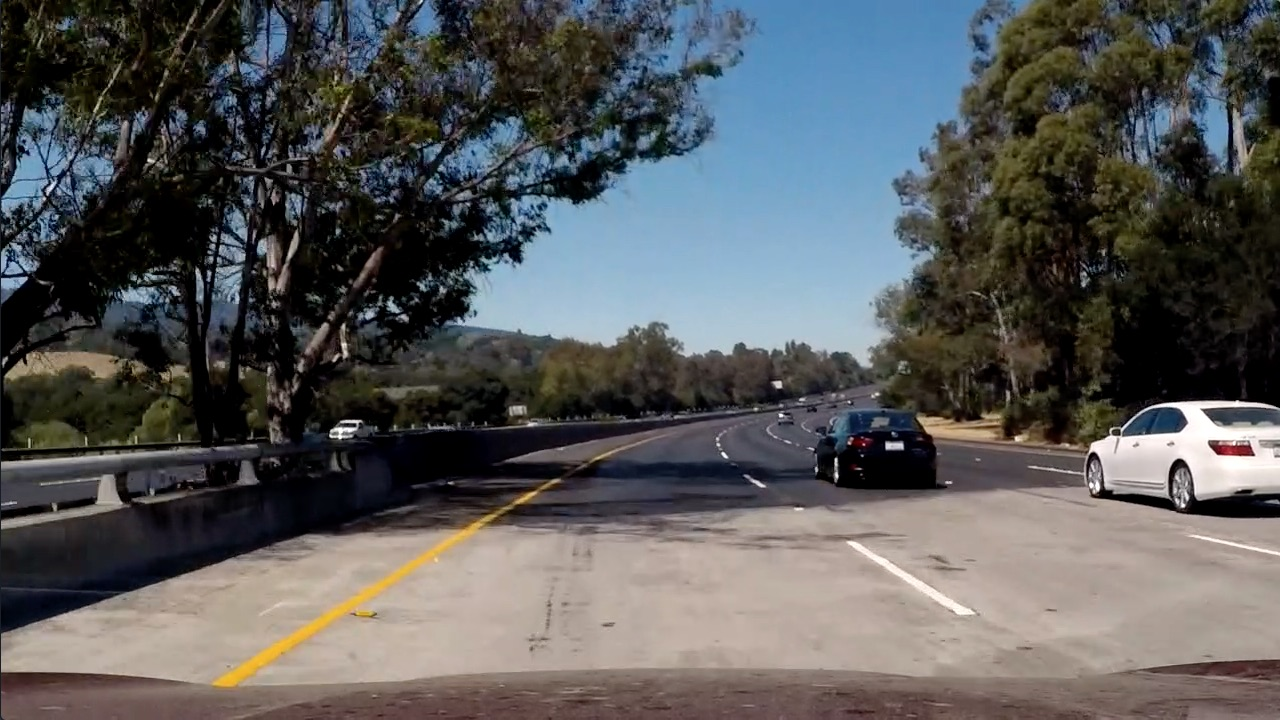
#> input picture Advanced Computer Vision/CarND-Advanced-Lane-Lines-master/test_images/test5.jpg, 1280 x 720 px
$ jupyter execute thresholding_test.ipynb   (shell and % lines are left out)   (older library calls are emulated)
#> lines starting #> are read from the running program, lines starting #| are printed output that depends on the picture
[cell 1]
import pickle
import numpy as np
import cv2
import matplotlib.pyplot as plt
import matplotlib.image as mpimg

image = mpimg.imread('../test_images/test5.jpg')
#> image is the input picture: shape (720, 1280, 3); mean R, G, B 88.5, 89.3, 89.8

[cell 2]
img = np.copy(image)
color_threshold=(170,255)
gradient_threshold=(20,100)
# Convert to HSV color space and separate the V channel
gray = cv2.cvtColor(img, cv2.COLOR_RGB2GRAY)
hsv = cv2.cvtColor(img, cv2.COLOR_RGB2HSV)
#> hsv: shape (720, 1280, 3); mean H, S, V 55.5, 83.8, 101.8
s_channel = hsv[:,:,1]
v_channel = hsv[:,:,2]
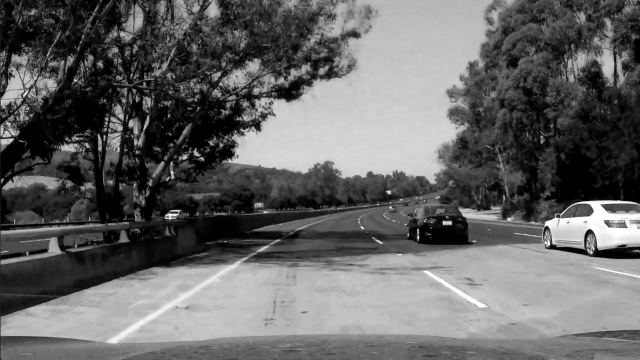
#> v_channel: shape (720, 1280) (shown at 1/2 size); min 0, max 255, mean 101.8

# Sobel x
sobelx = cv2.Sobel(v_channel, cv2.CV_64F, 1, 0, ksize=5) # Take the derivative in x
sobely = cv2.Sobel(v_channel, cv2.CV_64F, 0, 1, ksize=5)
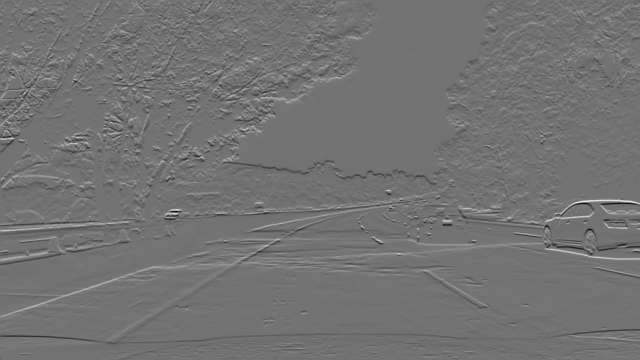
#> sobely: shape (720, 1280) float64 (shown at 1/2 size); min -9768, max 11808, mean 1.2; drawn with min black and max white
abs_sobelx = np.absolute(sobelx) # Absolute x derivative to accentuate lines away from horizontal
scaled_sobel = np.uint8(255*abs_sobelx/np.max(abs_sobelx))

# Threshold x gradient
gradient_binary = np.zeros_like(scaled_sobel)
gradient_binary[(scaled_sobel >= gradient_threshold[0]) & (scaled_sobel <= gradient_threshold[1])] = 1
plt.imshow(gradient_binary,cmap='gray')

[cell 3]
#  Take the absolute value of the x and y gradients
abs_sobelx = np.absolute(sobelx)
abs_sobely = np.absolute(sobely)
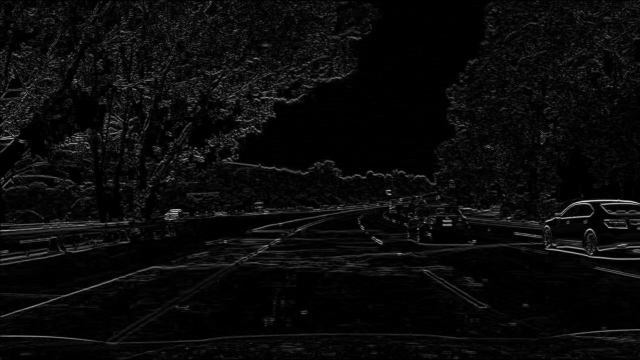
#> abs_sobely: shape (720, 1280) float64 (shown at 1/2 size); min 0, max 11808, mean 501.5; drawn with min black and max white

# Use np.arctan2(abs_sobely, abs_sobelx) to calculate the direction of the gradient
gradient_direction = np.arctan2(abs_sobely, abs_sobelx)
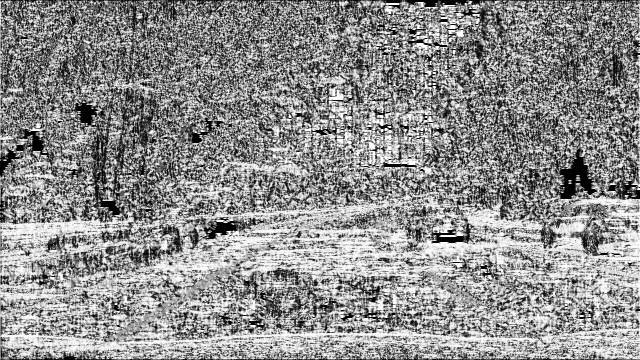
#> gradient_direction: shape (720, 1280) float64 (shown at 1/2 size); min 0, max 1.57, mean 0.878; drawn with min black and max white
dir_binary = np.zeros_like(gradient_direction)
dir_binary[(gradient_direction > 0.7) & (gradient_direction < 1.3)] = 1

combined_sobelx_direction = np.zeros_like(dir_binary)
combined_sobelx_direction[(gradient_binary == 1) &  (dir_binary == 1)] = 1
plt.imshow(combined_sobelx_direction, cmap='gray')

[cell 4]
# Threshold color channel
color_binary = np.zeros_like(s_channel)
color_binary[(s_channel >= color_threshold[0]) & (s_channel <= color_threshold[1])] = 1
plt.imshow(color_binary,cmap='gray')

[cell 5]
# Combine color and gradient binary images
combined_binary = np.zeros_like(gradient_binary)
#combined_binary[(gradient_binary==1) | (color_binary==1)] = 1
combined_binary[(combined_sobelx_direction==1) | (color_binary==1)] = 1
plt.imshow(combined_binary,cmap='gray')
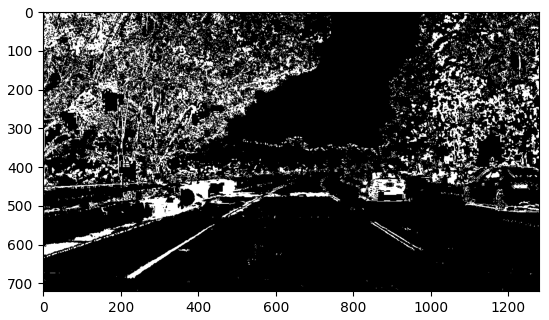
#> figure drawn by matplotlib, 1 panel

$ run again, with Advanced Computer Vision/CarND-Advanced-Lane-Lines-master/test_images/test1.jpg copied over Advanced Computer Vision/CarND-Advanced-Lane-Lines-master/test_images/test5.jpg
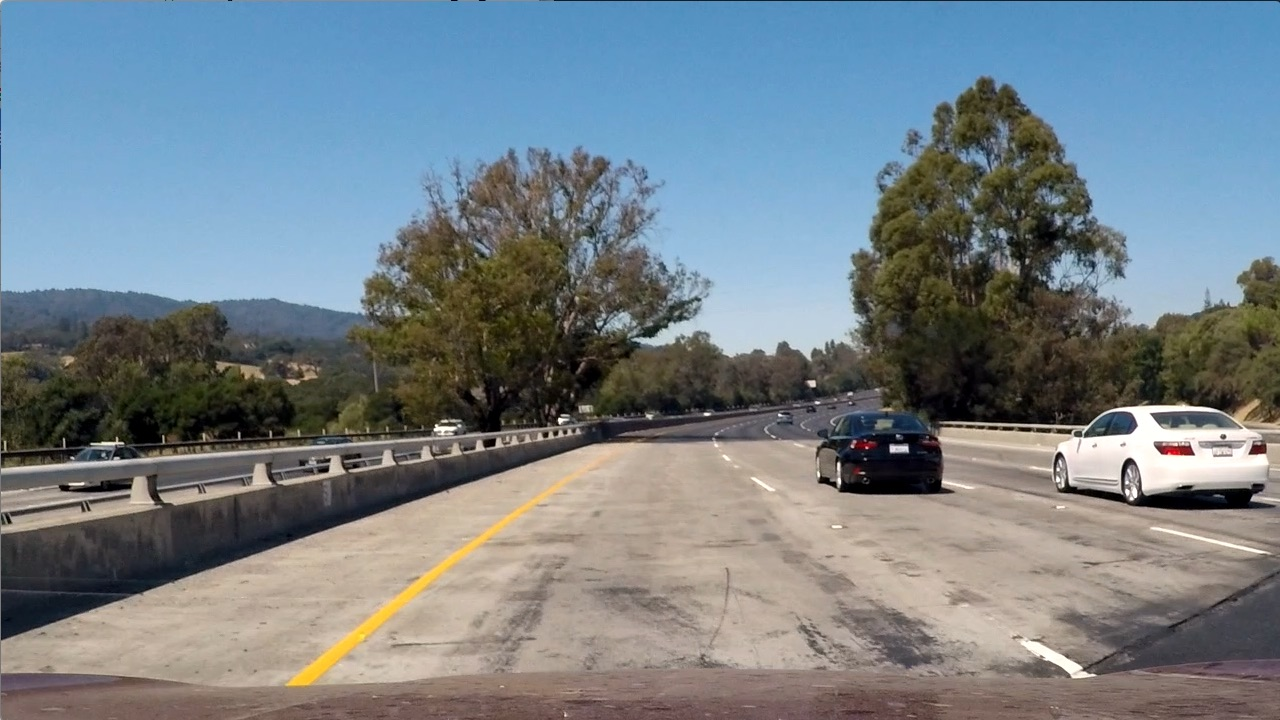
#> input picture Advanced Computer Vision/CarND-Advanced-Lane-Lines-master/test_images/test1.jpg, 1280 x 720 px
#> image is the input picture: shape (720, 1280, 3); mean R, G, B 117.5, 128.7, 135.5
#> hsv: shape (720, 1280, 3); mean H, S, V 60.3, 78, 149.5
#> `gradient_direction = np.arctan2(abs_sobely, abs_sobelx)`:
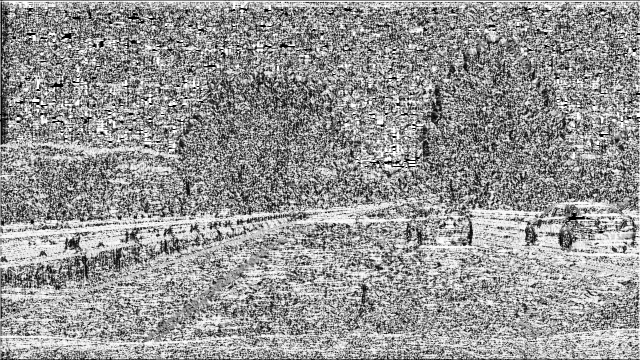
#> gradient_direction: shape (720, 1280) float64 (shown at 1/2 size); min 0, max 1.57, mean 0.921; drawn with min black and max white
#> `[cell 5] # Combine color and gradient binary images combined_binary = ..`:
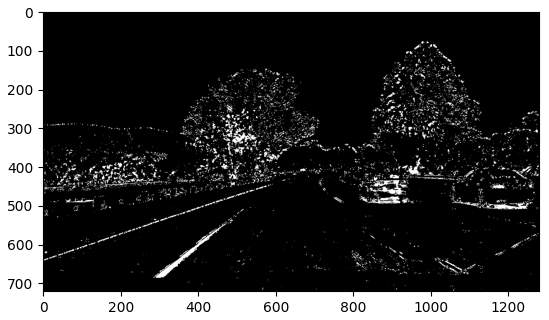
#> figure drawn by matplotlib, 1 panel

$ run again, with Advanced Computer Vision/CarND-Advanced-Lane-Lines-master/test_images/test2.jpg copied over Advanced Computer Vision/CarND-Advanced-Lane-Lines-master/test_images/test5.jpg
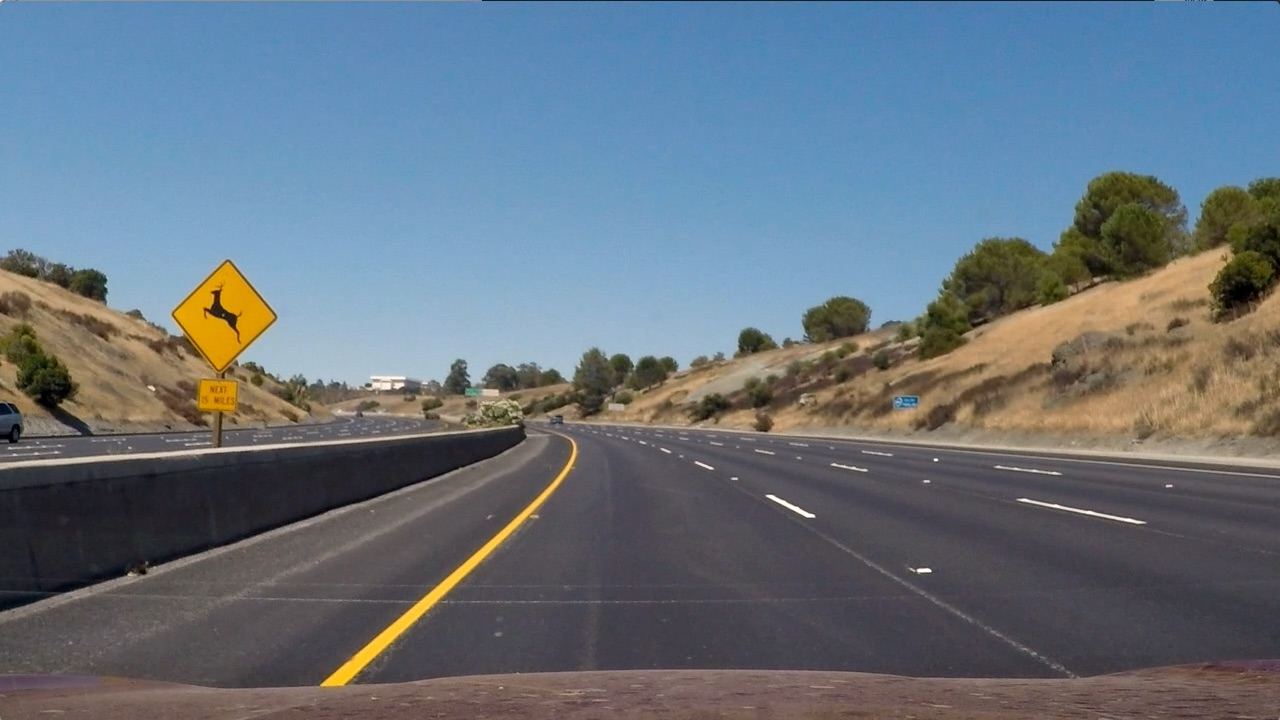
#> input picture Advanced Computer Vision/CarND-Advanced-Lane-Lines-master/test_images/test2.jpg, 1280 x 720 px
#> image is the input picture: shape (720, 1280, 3); mean R, G, B 102.8, 114.6, 125.5
#> hsv: shape (720, 1280, 3); mean H, S, V 86.2, 80.3, 138.5
#> `gradient_direction = np.arctan2(abs_sobely, abs_sobelx)`:
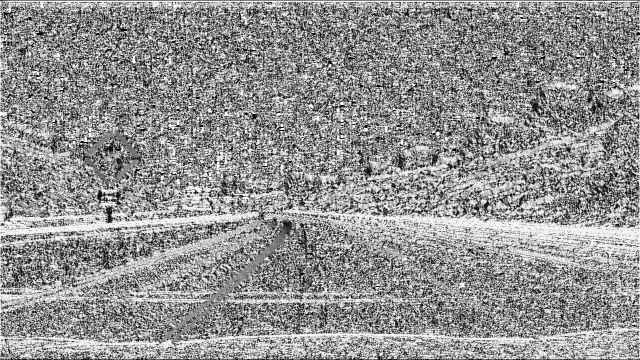
#> gradient_direction: shape (720, 1280) float64 (shown at 1/2 size); min 0, max 1.57, mean 0.901; drawn with min black and max white
#> `[cell 5] # Combine color and gradient binary images combined_binary = ..`:
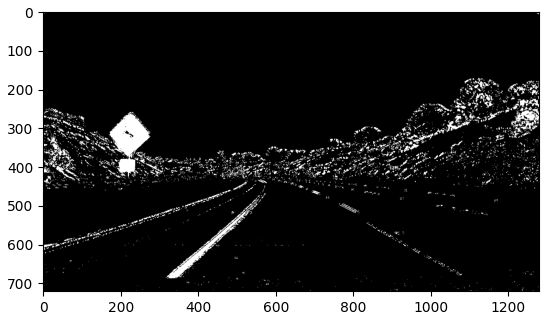
#> figure drawn by matplotlib, 1 panel
